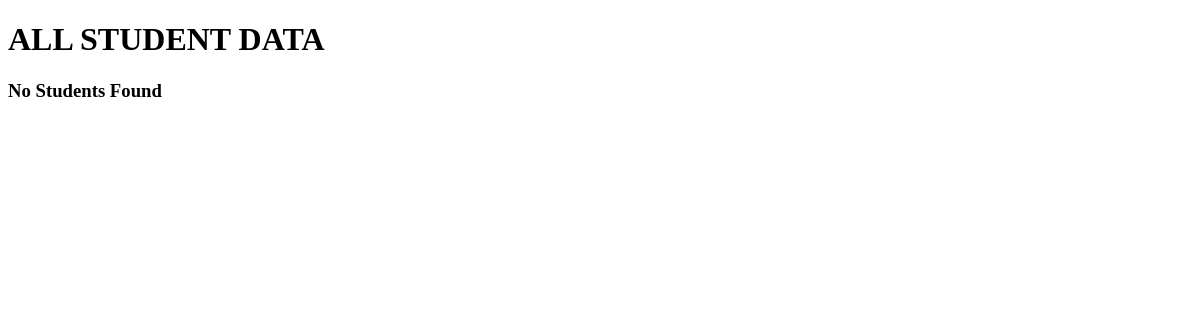
The app's page /student/all_data/, older data.
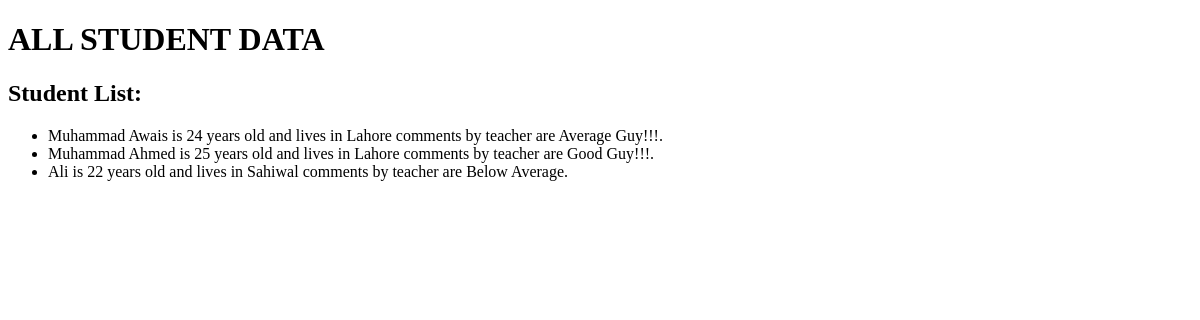
The same page, newer data.
### student/models.py (models this page shows)
class Profile(models.Model):
    name = models.CharField(max_length=100)
    age = models.IntegerField()
    city = models.CharField(max_length=100)
    comments = models.TextField(blank=True, null=True, default='Nothing')

### student/views.py (the view)
# urls.py: path('all_data/', all_data, name='all_data'),
def all_data(req):
    query_set = Profile.objects.all() #query set contains all the data from the Profile model
    return render(req, 'student/all.html',{'students': query_set})

### student/templates/student/all.html (shortened to what this page needs)
<!DOCTYPE html>
<html lang="en">
  <head>
  </head>
  <body>
    <h1>ALL STUDENT DATA</h1>
    {%if students%}
    <h2>Student List:</h2>
    <ul>
      {%for student in students%}
      <li>
        {{student.name}} is {{student.age}} years old and lives in
        {{student.city}} comments by teacher are {{student.comments}}.
      </li>
      {%endfor%}
    </ul>
    {%else%}
    <h3>No Students Found</h3>
    {%endif%}
  </body>
</html>

Row changes from the older to the newer data that the page shows:
added Profile: name "Muhammad Awais", age "24", city "Lahore", comments "Average Guy!!!"
added Profile: name "Muhammad Ahmed", age "25", city "Lahore", comments "Good Guy!!!"
added Profile: name "Ali", age "22", city "Sahiwal", comments "Below Average"
Text that changed along with them:
text no longer shown: "No Students Found"
text now shown: "Student List:"
